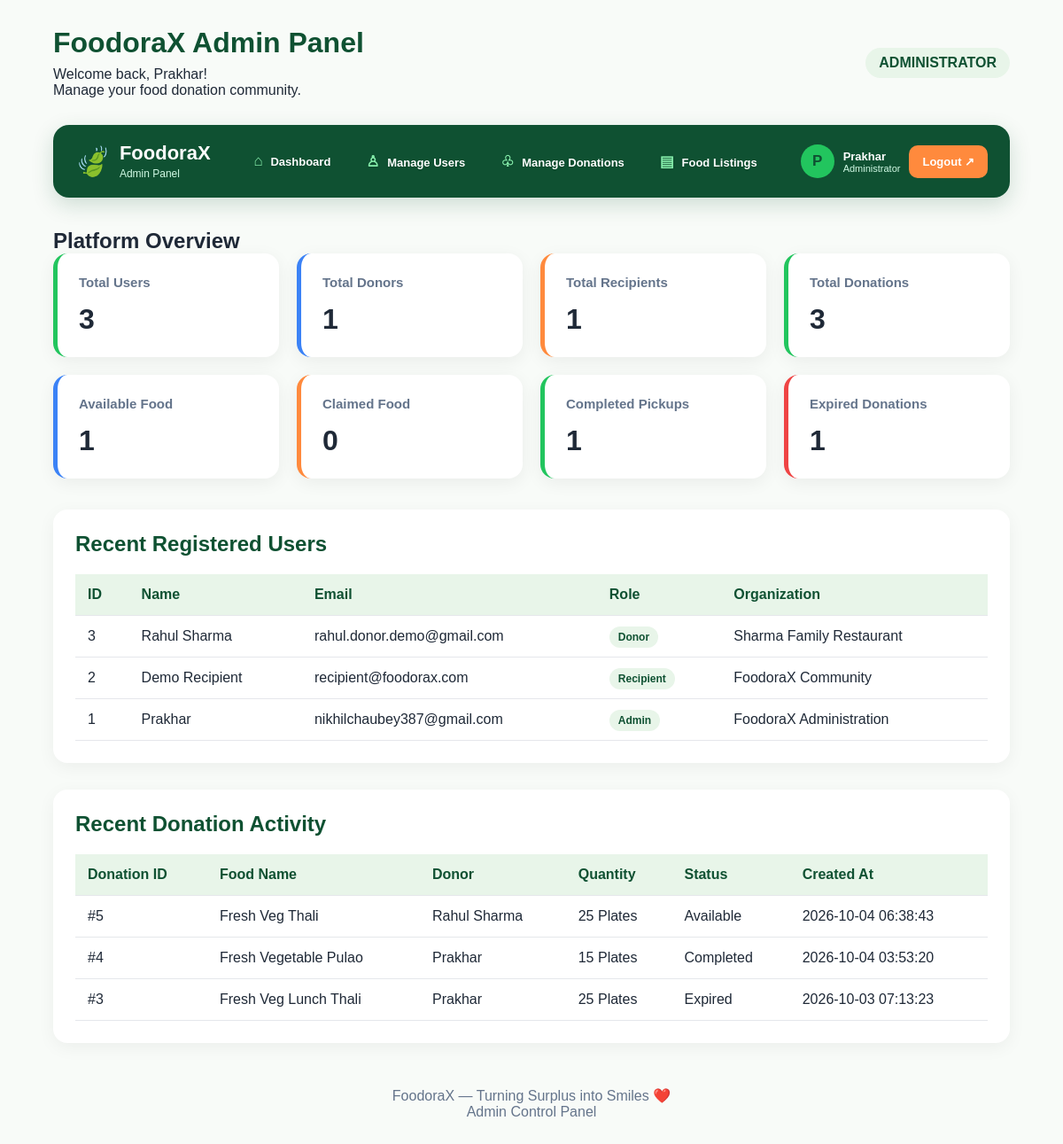
The page /admin (signed in) on the database its author committed.
### tables this page shows
CREATE TABLE users (
                id INTEGER PRIMARY KEY AUTOINCREMENT,
                name TEXT NOT NULL,
                email TEXT UNIQUE NOT NULL,
                password TEXT NOT NULL,
                role TEXT NOT NULL,
                organization TEXT
            );

CREATE TABLE donations (
                id INTEGER PRIMARY KEY AUTOINCREMENT,
                donor_id INTEGER NOT NULL,
                food_name TEXT NOT NULL,
                category TEXT NOT NULL,
                quantity INTEGER NOT NULL,
                unit TEXT NOT NULL,
                expiry TEXT NOT NULL,
                location TEXT NOT NULL,
                description TEXT,
                status TEXT DEFAULT 'Available',
                created_at TIMESTAMP DEFAULT CURRENT_TIMESTAMP, claimed_by INTEGER REFERENCES users(id), pickup_instructions TEXT DEFAULT '', image TEXT DEFAULT NULL, verification_id TEXT, rejection_reason TEXT DEFAULT '', reviewed_at TIMESTAMP DEFAULT NULL,

                FOREIGN KEY (donor_id)
                REFERENCES users(id)
            );

### app.py (the view)
@app.route("/admin")
def admin_dashboard():
    user = get_current_user()
    if not user:
        return redirect(url_for("login"))
    if user["role"] != "admin":
        flash("Access denied! Admin only.")
        return redirect(url_for("dashboard"))
    with get_db() as conn:
        total_users = conn.execute(
            "SELECT COUNT(*) FROM users"
        ).fetchone()[0]
        total_donors = conn.execute(
            "SELECT COUNT(*) FROM users WHERE role = 'donor'"
        ).fetchone()[0]
        total_recipients = conn.execute(
            "SELECT COUNT(*) FROM users WHERE role = 'recipient'"
        ).fetchone()[0]
        total_donations = conn.execute(
            "SELECT COUNT(*) FROM donations"
        ).fetchone()[0]
        available_donations = conn.execute(
            "SELECT COUNT(*) FROM donations WHERE status = 'Available'"
        ).fetchone()[0]
        claimed_donations = conn.execute(
            "SELECT COUNT(*) FROM donations WHERE status = 'Claimed'"
        ).fetchone()[0]
        completed_donations = conn.execute(
            "SELECT COUNT(*) FROM donations WHERE status = 'Completed'"
        ).fetchone()[0]
        expired_donations = conn.execute(
            "SELECT COUNT(*) FROM donations WHERE status = 'Expired'"
        ).fetchone()[0]
        recent_users = conn.execute("""
            SELECT id, name, email, role, organization
            FROM users
            ORDER BY id DESC
            LIMIT 10
        """).fetchall()
        recent_donations = conn.execute("""
            SELECT
                donations.id,
                donations.food_name,
                donations.quantity,
                donations.unit,
                donations.status,
                donations.created_at,
                users.name AS donor_name
            FROM donations
            JOIN users ON donations.donor_id = users.id
            ORDER BY donations.id DESC
            LIMIT 10
        """).fetchall()
    return render_template(
        "admin_dashboard.html",
        user=user,
        total_users=total_users,
        total_donors=total_donors,
        total_recipients=total_recipients,
        total_donations=total_donations,
        available_donations=available_donations,
        claimed_donations=claimed_donations,
        completed_donations=completed_donations,
        expired_donations=expired_donations,
        recent_users=recent_users,
        recent_donations=recent_donations
    )

### app.py (called while the page is built)
def get_db():
    conn = sqlite3.connect(DATABASE, timeout=30)
    conn.row_factory = sqlite3.Row
    return conn

def get_current_user():
    user_id = session.get("user_id")
    if user_id:
        with get_db() as conn:
            return conn.execute(
                "SELECT * FROM users WHERE id = ?",
                (user_id,)
            ).fetchone()
    return None

@app.context_processor
def inject_notification_count():
    user = get_current_user()
    if not user:
        return {"unread_notifications": 0}
    with get_db() as conn:
        count = conn.execute("""
            SELECT COUNT(*) AS total
            FROM notifications
            WHERE user_id = ? AND is_read = 0
        """, (user["id"],)).fetchone()["total"]
    return {"unread_notifications": count}

### templates/admin_dashboard.html (shortened to what this page needs)
<!DOCTYPE html>
<html lang="en">
<head>
    <link rel="stylesheet"
          href="{{ url_for('static', filename='style.css') }}">
</head>
<body>
<div class="admin-container">
    <header class="admin-header">
        <div>
            <h1>FoodoraX Admin Panel</h1>
            <p>Welcome back, {{ user.name }}!</p>
            <p>Manage your food donation community.</p>
        </div>
        <span class="admin-label">ADMINISTRATOR</span>
    </header>
<nav class="admin-navbar">
    <div class="nav-brand">
        <span class="brand-icon">🍃</span>
        <div>
            <h2>FoodoraX</h2>
            <small>Admin Panel</small>
        </div>
    </div>
    <div class="nav-links">
        <a href="{{ url_for('dashboard') }}" class="nav-link">
            <span>⌂</span> Dashboard
        </a>
        <a href="{{ url_for('admin_users') }}" class="nav-link">
            <span>♙</span> Manage Users
        </a>
        <a href="{{ url_for('admin_donations') }}" class="nav-link">
            <span>♧</span> Manage Donations
        </a>
        <a href="{{ url_for('food_listings') }}" class="nav-link">
            <span>▤</span> Food Listings
        </a>
    </div>
    <div class="nav-profile">
        <div class="admin-avatar">P</div>
        <div class="admin-info">
            <strong>Prakhar</strong>
            <small>Administrator</small>
        </div>
        <a href="{{ url_for('logout') }}" class="logout-btn">
            Logout ↗
        </a>
    </div>
</nav>
    <h2>Platform Overview</h2>
    <div class="admin-grid">
        <div class="admin-card">
            <h3>Total Users</h3>
            <div class="number">{{ total_users }}</div>
        </div>
        <div class="admin-card blue">
            <h3>Total Donors</h3>
            <div class="number">{{ total_donors }}</div>
        </div>
        <div class="admin-card orange">
            <h3>Total Recipients</h3>
            <div class="number">{{ total_recipients }}</div>
        </div>
        <div class="admin-card">
            <h3>Total Donations</h3>
            <div class="number">{{ total_donations }}</div>
        </div>
        <div class="admin-card blue">
            <h3>Available Food</h3>
            <div class="number">{{ available_donations }}</div>
        </div>
        <div class="admin-card orange">
            <h3>Claimed Food</h3>
            <div class="number">{{ claimed_donations }}</div>
        </div>
        <div class="admin-card">
            <h3>Completed Pickups</h3>
            <div class="number">{{ completed_donations }}</div>
        </div>
        <div class="admin-card red">
            <h3>Expired Donations</h3>
            <div class="number">{{ expired_donations }}</div>
        </div>
    </div>
    <section class="admin-section">
        <h2>Recent Registered Users</h2>
        <table class="admin-table">
            <thead>
                <tr>
                    <th>ID</th>
                    <th>Name</th>
                    <th>Email</th>
                    <th>Role</th>
                    <th>Organization</th>
                </tr>
            </thead>
            <tbody>
                {% for member in recent_users %}
                <tr>
                    <td>{{ member.id }}</td>
                    <td>{{ member.name }}</td>
                    <td>{{ member.email }}</td>
                    <td>
                        <span class="role-badge">
                            {{ member.role|capitalize }}
                        </span>
                    </td>
                    <td>{{ member.organization or 'Individual' }}</td>
                </tr>
                {% else %}
                <tr>
                    <td colspan="5">No users found.</td>
                </tr>
                {% endfor %}
            </tbody>
        </table>
    </section>
    <section class="admin-section">
        <h2>Recent Donation Activity</h2>
        <table class="admin-table">
            <thead>
                <tr>
                    <th>Donation ID</th>
                    <th>Food Name</th>
                    <th>Donor</th>
                    <th>Quantity</th>
                    <th>Status</th>
                    <th>Created At</th>
                </tr>
            </thead>
            <tbody>
                {% for donation in recent_donations %}
                <tr>
                    <td>#{{ donation.id }}</td>
                    <td>{{ donation.food_name }}</td>
                    <td>{{ donation.donor_name }}</td>
                    <td>{{ donation.quantity }} {{ donation.unit }}</td>
                    <td>{{ donation.status }}</td>
                    <td>{{ donation.created_at }}</td>
                </tr>
                {% else %}
                <tr>
                    <td colspan="6">No donations available.</td>
                </tr>
                {% endfor %}
            </tbody>
        </table>
    </section>
    <footer class="admin-footer">
        <p>FoodoraX — Turning Surplus into Smiles ❤️</p>
        <p>Admin Control Panel</p>
    </footer>
</div>
</body>
</html>

### static/style.css (style rules this page uses)
:root { --primary: #0F5132; --accent: #22C55E; --orange: #FF8A3D; --dark: #1F2937; --light: #E8F5E9; --white: #FFFFFF; --muted: #718078; --border: #E2ECE5; --background: #F8FBF8; }
* { margin: 0; padding: 0; box-sizing: border-box; }
html { scroll-behavior: smooth; }
body { font-family: Arial, Helvetica, sans-serif; background: var(--background); color: var(--dark); }
a { text-decoration: none; color: inherit; }
.nav-links { display: flex; align-items: center; gap: 30px; }
.nav-links a { font-size: 13px; font-weight: 600; color: var(--dark); transition: 0.3s; }

### templates/admin_dashboard.html (style rules this page uses)
.admin-container { max-width: 1400px; margin: auto; padding: 30px 5%; }
.admin-header { display: flex; justify-content: space-between; align-items: center; flex-wrap: wrap; gap: 15px; margin-bottom: 30px; }
.admin-header h1 { color: #0F5132; margin-bottom: 8px; }
.admin-label { background: #E8F5E9; color: #0F5132; padding: 8px 15px; border-radius: 20px; font-weight: 600; }
.admin-grid { display: grid; grid-template-columns: repeat(auto-fit, minmax(210px, 1fr)); gap: 20px; margin-bottom: 35px; }
.admin-card { background: white; padding: 24px; border-radius: 16px; box-shadow: 0 5px 20px rgba(0,0,0,0.06); border-left: 5px solid #22C55E; }
.admin-card h3 { font-size: 15px; color: #64748B; margin-bottom: 15px; }
.admin-card .number { font-size: 32px; font-weight: 700; color: #1F2937; }
.admin-card.orange { border-left-color: #FF8A3D; }
.admin-card.blue { border-left-color: #3B82F6; }
.admin-card.red { border-left-color: #EF4444; }
.admin-section { background: white; padding: 25px; border-radius: 16px; box-shadow: 0 5px 20px rgba(0,0,0,0.05); margin-bottom: 30px; overflow-x: auto; }
.admin-section h2 { color: #0F5132; margin-bottom: 20px; }
.admin-table { width: 100%; border-collapse: collapse; min-width: 600px; }
.admin-table th, .admin-table td { padding: 14px; text-align: left; border-bottom: 1px solid #E5E7EB; }
.admin-table th { background: #E8F5E9; color: #0F5132; }
.role-badge { background: #E8F5E9; color: #0F5132; padding: 5px 10px; border-radius: 20px; font-size: 12px; font-weight: 600; }
.admin-footer { text-align: center; color: #64748B; padding: 20px; }
.admin-navbar { width: 100%; min-height: 82px; background: #0F5132; padding: 14px 25px; border-radius: 18px; display: flex; align-items: center; justify-content: space-between; gap: 20px; box-shadow: 0 8px 25px rgba(15, 81, 50, 0.18); box-sizing: border-box; margin: 25px 0 35px; }
.nav-brand { display: flex; align-items: center; gap: 10px; color: white; flex-shrink: 0; }
.brand-icon { font-size: 32px; }
.nav-brand h2 { margin: 0; font-size: 22px; color: white; }
.nav-brand small { color: #D1FAE5; font-size: 12px; }
.nav-links { display: flex; align-items: center; justify-content: center; gap: 8px; flex-wrap: wrap; }
.nav-link { color: white; text-decoration: none; padding: 12px 15px; border-radius: 10px; font-size: 14px; font-weight: 600; white-space: nowrap; transition: all 0.25s ease; }
.nav-link span { margin-right: 5px; font-size: 17px; }
.nav-profile { display: flex; align-items: center; gap: 10px; flex-shrink: 0; }
.admin-avatar { width: 38px; height: 38px; background: #22C55E; color: #0F5132; border-radius: 50%; display: flex; align-items: center; justify-content: center; font-weight: 800; font-size: 17px; }
.admin-info { display: flex; flex-direction: column; color: white; }
.admin-info strong { font-size: 13px; }
.admin-info small { color: #D1FAE5; font-size: 11px; }
.logout-btn { background: #FF8A3D; color: white; text-decoration: none; padding: 11px 15px; border-radius: 10px; font-weight: 700; font-size: 13px; transition: 0.25s ease; white-space: nowrap; }
.admin-navbar .nav-link { color: #FFFFFF !important; background: transparent; border: 1px solid transparent; position: relative; overflow: hidden; transition: all 0.3s ease; }
.admin-navbar .nav-link span { color: #86EFAC; transition: all 0.3s ease; }
.admin-navbar .nav-link::after { content: ""; position: absolute; bottom: 4px; left: 50%; width: 0; height: 2px; background: #86EFAC; transition: all 0.3s ease; transform: translateX(-50%); }
.admin-navbar .nav-link, .admin-navbar .nav-link span { text-shadow: 0 1px 2px rgba(0, 0, 0, 0.15); }

### rows shown on the page
users: name "Prakhar", id "1", email "nikhilchaubey387@gmail.com", role "Admin", organization "FoodoraX Administration"
users: id "3", name "Rahul Sharma", email "rahul.donor.demo@gmail.com", role "Donor", organization "Sharma Family Restaurant"
users: id "2", name "Demo Recipient", email "recipient@foodorax.com", role "Recipient", organization "FoodoraX Community"
donations: id "5", food_name "Fresh Veg Thali", donor_name "Rahul Sharma", quantity "25", unit "Plates", status "Available", created_at "2026-10-04 06:38:43"
donations: id "4", food_name "Fresh Vegetable Pulao", donor_name "Prakhar", quantity "15", unit "Plates", status "Completed", created_at "2026-10-04 03:53:20"
donations: id "3", food_name "Fresh Veg Lunch Thali", donor_name "Prakhar", quantity "25", unit "Plates", status "Expired", created_at "2026-10-03 07:13:23"

### other values the page prints
{{ total_users }} "3"
{{ total_donors }} "1"
{{ total_recipients }} "1"
{{ total_donations }} "3"
{{ available_donations }} "1"
{{ claimed_donations }} "0"
{{ completed_donations }} "1"
{{ expired_donations }} "1"
